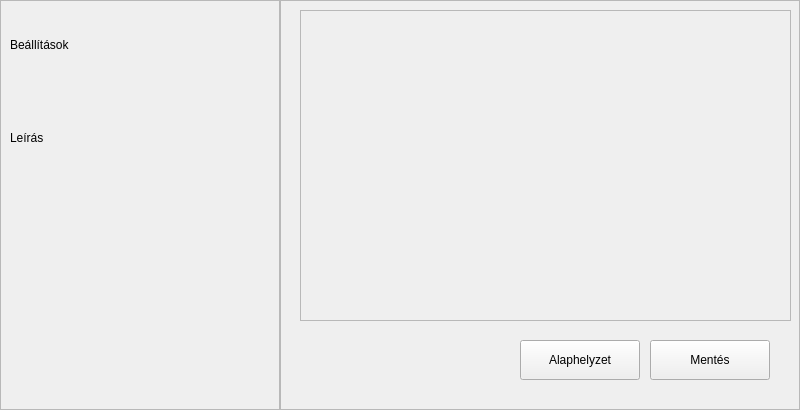
<?xml version="1.0" encoding="UTF-8"?>
<ui version="4.0">
 <class>OptionsForm</class>
 <widget class="QWidget" name="OptionsForm">
  <property name="geometry">
   <rect>
    <x>0</x>
    <y>0</y>
    <width>800</width>
    <height>410</height>
   </rect>
  </property>
  <property name="windowTitle">
   <string>Form</string>
  </property>
  <widget class="QFrame" name="frameBlue">
   <property name="geometry">
    <rect>
     <x>0</x>
     <y>0</y>
     <width>280</width>
     <height>410</height>
    </rect>
   </property>
   <property name="styleSheet">
    <string notr="true"/>
   </property>
   <property name="frameShape">
    <enum>QFrame::Shape::StyledPanel</enum>
   </property>
   <property name="frameShadow">
    <enum>QFrame::Shadow::Raised</enum>
   </property>
   <widget class="QLabel" name="lblTitle">
    <property name="geometry">
     <rect>
      <x>10</x>
      <y>20</y>
      <width>240</width>
      <height>50</height>
     </rect>
    </property>
    <property name="styleSheet">
     <string notr="true"/>
    </property>
    <property name="text">
     <string>Beállítások</string>
    </property>
   </widget>
   <widget class="QLabel" name="lblDescription">
    <property name="geometry">
     <rect>
      <x>10</x>
      <y>130</y>
      <width>251</width>
      <height>16</height>
     </rect>
    </property>
    <property name="text">
     <string>Leírás</string>
    </property>
   </widget>
  </widget>
  <widget class="QFrame" name="frameButtons">
   <property name="geometry">
    <rect>
     <x>280</x>
     <y>0</y>
     <width>520</width>
     <height>410</height>
    </rect>
   </property>
   <property name="frameShape">
    <enum>QFrame::Shape::StyledPanel</enum>
   </property>
   <property name="frameShadow">
    <enum>QFrame::Shadow::Raised</enum>
   </property>
   <widget class="QScrollArea" name="scrollArea">
    <property name="geometry">
     <rect>
      <x>20</x>
      <y>10</y>
      <width>491</width>
      <height>311</height>
     </rect>
    </property>
    <property name="widgetResizable">
     <bool>true</bool>
    </property>
    <widget class="QWidget" name="scrollAreaWidgetContents">
     <property name="geometry">
      <rect>
       <x>0</x>
       <y>0</y>
       <width>489</width>
       <height>309</height>
      </rect>
     </property>
    </widget>
   </widget>
   <widget class="QPushButton" name="btnSave">
    <property name="geometry">
     <rect>
      <x>370</x>
      <y>340</y>
      <width>120</width>
      <height>40</height>
     </rect>
    </property>
    <property name="text">
     <string>Mentés</string>
    </property>
   </widget>
   <widget class="QPushButton" name="btnReset">
    <property name="geometry">
     <rect>
      <x>240</x>
      <y>340</y>
      <width>120</width>
      <height>40</height>
     </rect>
    </property>
    <property name="text">
     <string>Alaphelyzet</string>
    </property>
   </widget>
  </widget>
 </widget>
 <resources/>
 <connections/>
</ui>
